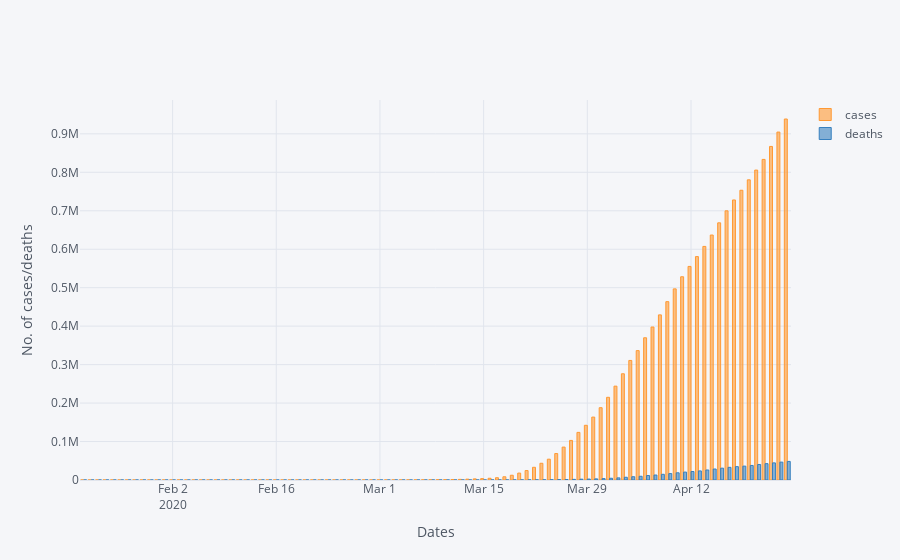

Write notebook code for a chart like this one.
### Code cell
configure_plotly_browser_state()
series.iplot(kind='bar', xTitle="Dates", yTitle="No. of cases/deaths")
